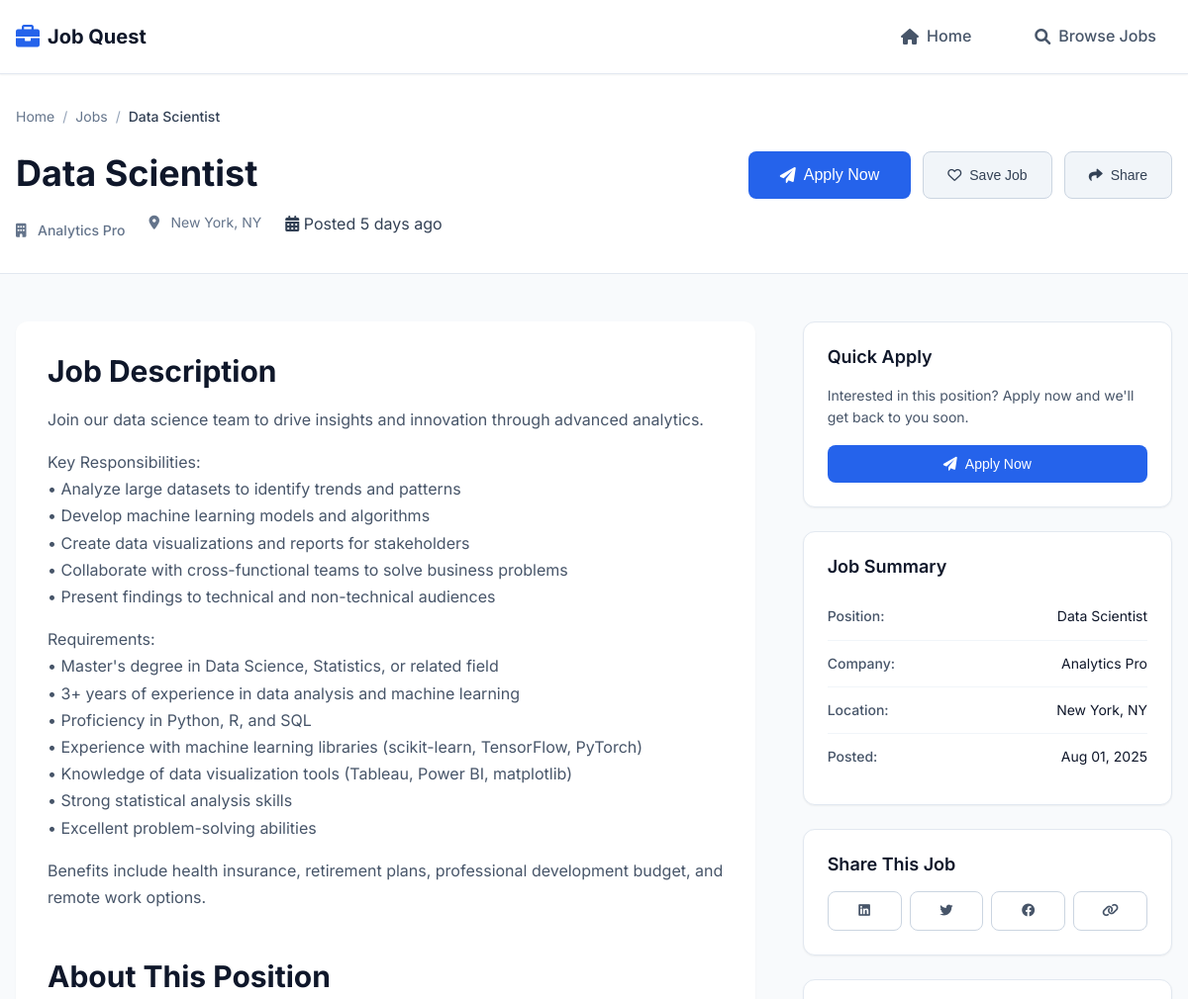
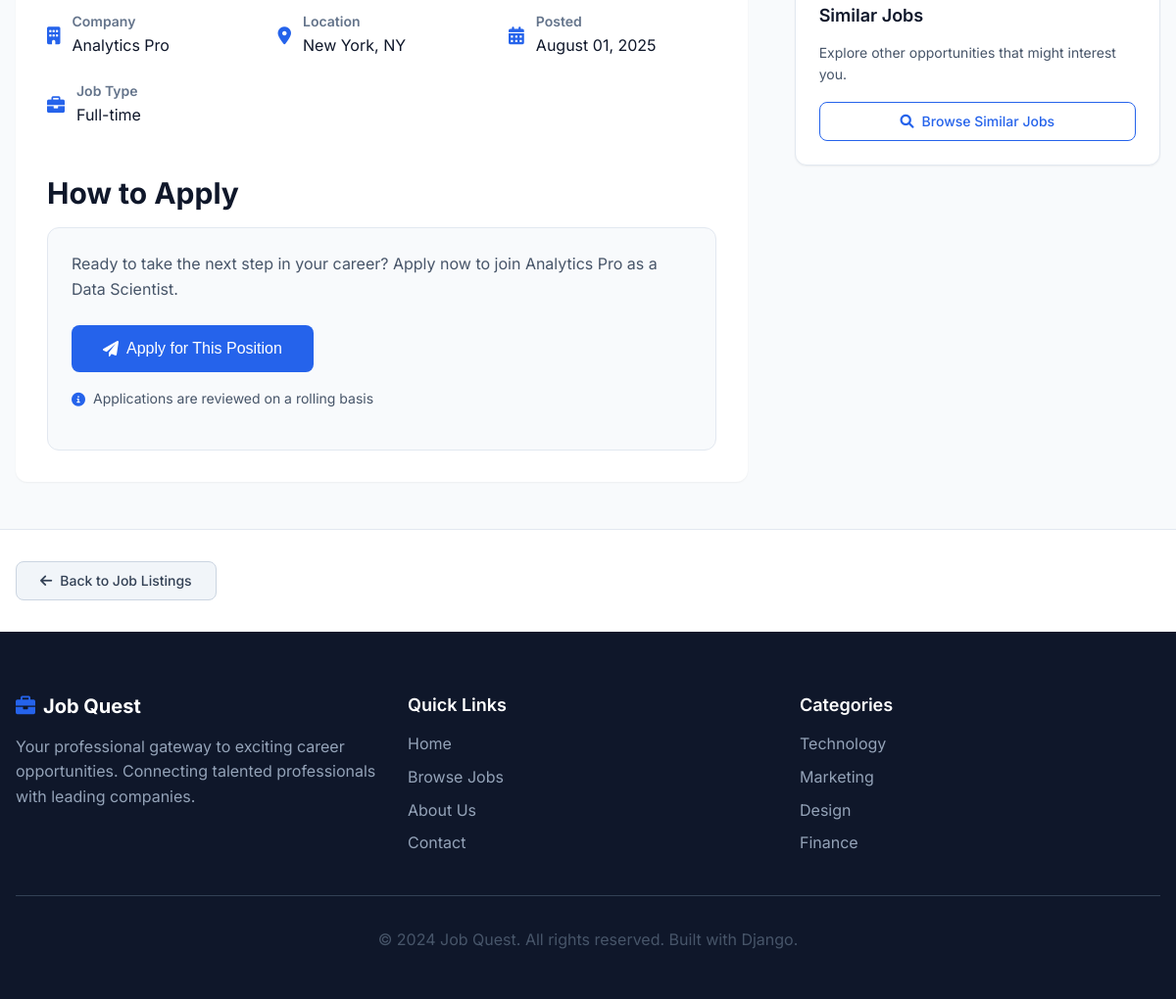
The app's page /jobs/2/ with its own data (2 pictures, top to bottom).
### jobs/models.py (models this page shows, shortened)
class Job(models.Model):
    title = models.CharField(max_length=200, help_text="Job title")
    company_name = models.CharField(max_length=150, help_text="Name of the hiring company")
    description = models.TextField(help_text="Detailed job description")
    location = models.CharField(max_length=150, help_text="Job location (city, state, remote, etc.)")
    posting_date = models.DateTimeField(default=timezone.now, help_text="Date when job was posted")
    created_at = models.DateTimeField(auto_now_add=True)
    updated_at = models.DateTimeField(auto_now=True)
    is_active = models.BooleanField(default=True, help_text="Whether the job posting is active")
    class Meta:
        ordering = ['-posting_date']
        verbose_name = "Job"
        verbose_name_plural = "Jobs"

### jobs/views.py (the view)
# urls.py: path('jobs/<int:job_id>/', views.job_detail, name='job_detail'),
def job_detail(request, job_id):
    job = get_object_or_404(Job, id=job_id, is_active=True)
    context = {
        'job': job,
    }
    return render(request, 'jobs/job_detail.html', context)

### jobs/templates/jobs/job_detail.html (shortened to what this page needs)
{% extends 'jobs/base.html' %}
{% block content %}
<section class="job-detail-header">
    <div class="container">
        <nav class="breadcrumb">
            <a href="{% url 'home' %}" class="breadcrumb-link">Home</a>
            <span class="breadcrumb-separator">/</span>
            <a href="{% url 'job_list' %}" class="breadcrumb-link">Jobs</a>
            <span class="breadcrumb-separator">/</span>
            <span class="breadcrumb-current">{{ job.title }}</span>
        </nav>
        <div class="job-header">
            <div class="job-header-content">
                <h1 class="job-detail-title">{{ job.title }}</h1>
                <div class="job-header-meta">
                    <div class="job-company">
                        <i class="fas fa-building"></i>
                        <span>{{ job.company_name }}</span>
                    </div>
                    <div class="job-location">
                        <i class="fas fa-map-marker-alt"></i>
                        <span>{{ job.location }}</span>
                    </div>
                    <div class="job-posted">
                        <i class="fas fa-calendar-alt"></i>
                        <span>Posted {{ job.posting_date|timesince }} ago</span>
                    </div>
                </div>
            </div>
            <div class="job-header-actions">
                <button class="btn btn-primary btn-large">
                    <i class="fas fa-paper-plane"></i>
                    Apply Now
                </button>
                <button class="btn btn-secondary">
                    <i class="far fa-heart"></i>
                    Save Job
                </button>
                <button class="btn btn-secondary">
                    <i class="fas fa-share"></i>
                    Share
                </button>
            </div>
        </div>
    </div>
</section>
<section class="job-detail-content">
    <div class="container">
        <div class="job-detail-grid">
            <main class="job-main-content">
                <div class="job-section">
                    <h2 class="section-title">Job Description</h2>
                    <div class="job-description">
                        {{ job.description|linebreaks }}
                    </div>
                </div>
                <div class="job-section">
                    <h2 class="section-title">About This Position</h2>
                    <div class="job-highlights">
                        <div class="highlight-item">
                            <i class="fas fa-building"></i>
                            <div class="highlight-content">
                                <h3>Company</h3>
                                <p>{{ job.company_name }}</p>
                            </div>
                        </div>
                        <div class="highlight-item">
                            <i class="fas fa-map-marker-alt"></i>
                            <div class="highlight-content">
                                <h3>Location</h3>
                                <p>{{ job.location }}</p>
                            </div>
                        </div>
                        <div class="highlight-item">
                            <i class="fas fa-calendar-alt"></i>
                            <div class="highlight-content">
                                <h3>Posted</h3>
                                <p>{{ job.posting_date|date:"F d, Y" }}</p>
                            </div>
                        </div>
                        <div class="highlight-item">
                            <i class="fas fa-briefcase"></i>
                            <div class="highlight-content">
                                <h3>Job Type</h3>
                                <p>Full-time</p>
                            </div>
                        </div>
                    </div>
                </div>
                <div class="job-section">
                    <h2 class="section-title">How to Apply</h2>
                    <div class="apply-instructions">
                        <p>Ready to take the next step in your career? Apply now to join {{ job.company_name }} as a {{ job.title }}.</p>
                        <div class="apply-actions">
                            <button class="btn btn-primary btn-large">
                                <i class="fas fa-paper-plane"></i>
                                Apply for This Position
                            </button>
                            <p class="apply-note">
                                <i class="fas fa-info-circle"></i>
                                Applications are reviewed on a rolling basis
                            </p>
                        </div>
                    </div>
                </div>
            </main>
            <aside class="job-sidebar">
                <div class="sidebar-card">
                    <h3 class="sidebar-title">Quick Apply</h3>
                    <p class="sidebar-description">Interested in this position? Apply now and we'll get back to you soon.</p>
                    <button class="btn btn-primary btn-full">
                        <i class="fas fa-paper-plane"></i>
                        Apply Now
                    </button>
                </div>
                <div class="sidebar-card">
                    <h3 class="sidebar-title">Job Summary</h3>
                    <ul class="job-summary">
                        <li>
                            <span class="summary-label">Position:</span>
                            <span class="summary-value">{{ job.title }}</span>
                        </li>
                        <li>
                            <span class="summary-label">Company:</span>
                            <span class="summary-value">{{ job.company_name }}</span>
                        </li>
                        <li>
                            <span class="summary-label">Location:</span>
                            <span class="summary-value">{{ job.location }}</span>
                        </li>
                        <li>
                            <span class="summary-label">Posted:</span>
                            <span class="summary-value">{{ job.posting_date|date:"M d, Y" }}</span>
                        </li>
                    </ul>
                </div>
                <div class="sidebar-card">
                    <h3 class="sidebar-title">Share This Job</h3>
                    <div class="share-buttons">
                        <button class="share-btn" title="Share on LinkedIn">
                            <i class="fab fa-linkedin"></i>
                        </button>
                        <button class="share-btn" title="Share on Twitter">
                            <i class="fab fa-twitter"></i>
                        </button>
                        <button class="share-btn" title="Share on Facebook">
                            <i class="fab fa-facebook"></i>
                        </button>
                        <button class="share-btn" title="Copy Link">
                            <i class="fas fa-link"></i>
                        </button>
                    </div>
                </div>
                <div class="sidebar-card">
                    <h3 class="sidebar-title">Similar Jobs</h3>
                    <p class="sidebar-description">Explore other opportunities that might interest you.</p>
                    <a href="{% url 'job_list' %}" class="btn btn-outline btn-full">
                        <i class="fas fa-search"></i>
                        Browse Similar Jobs
                    </a>
                </div>
            </aside>
        </div>
    </div>
</section>
<section class="job-navigation">
    <div class="container">
        <div class="nav-links">
            <a href="{% url 'job_list' %}" class="btn btn-secondary">
                <i class="fas fa-arrow-left"></i>
                Back to Job Listings
            </a>
        </div>
    </div>
</section>
{% endblock %}

### records on screen
Job: title "Data Scientist", company_name "Analytics Pro", location "New York, NY", posting_date "5 days", description "Join our data science team to drive insights and innovation through advanced analytics. Key Responsibilities: • Analyze large datasets to identify trends and patterns • Develop machine learning models and algorithms • Create data visualizations and reports for stakeholders • Collaborate with cross-functional teams to solve business problems • Present findings to technical and non-technical audiences Requirements: • Master's degree in Data Science, Statistics, or related field • 3+ years of experience in data analysis and machine learning • Proficiency in Python, R, and SQL • Experience with machine learning libraries (scikit-learn, TensorFlow, PyTorch) • Knowledge of data visualization…", posting_date "August 01, 2025", posting_date "Aug 01, 2025"
